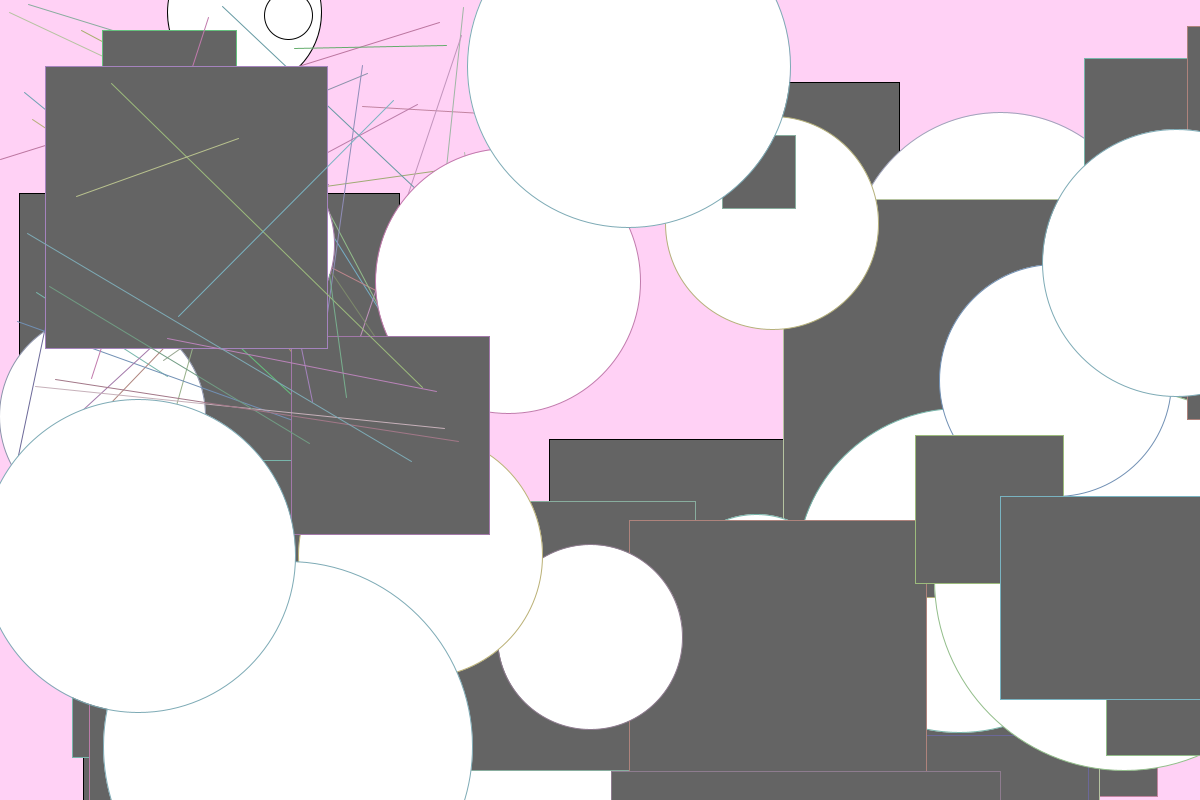
Frame 1 (no input)
Frame 60 (the mouse pressed at the canvas centre just before this capture): identical to frame 1, image omitted
Frame 120 (the mouse held since frame 60 and released just before this capture): identical to frame 1, image omitted

The Processing sketch that drew this single still picture (run headless with seeded random() and noise(); from frame 60 on, the mouse is pressed at the canvas centre):

// Processing sketch: pratique_1
// ── pratique_1.pde
// dessiner 1000 cercles
// avec une position aleatoire
// avec une chance sur quatre d'etre blanc et trois chances sur quatre d'etre noir
// 1/4 cercle blanc, 1/4 carre noir, 1/2 ligne d'une couleur au hasard

void setup() {
  size(1200, 800);

  background(255, 209, 245);

  //fill
  //condition

  

  //// INTEGER: nombre entier
  for (int count = 0; count < 100; count = count + 1) {
    float diametre = random(30, 400);
    float r = random(0, 4);

    if ( r < 1) {
      fill(255, 255, 255);
      ellipse(random(0, 1200), random(0, 800), diametre, diametre);
    } else if( r < 2){
      fill(100, 100, 100);
      rect(random(0, 1200), random(0, 800), diametre, diametre);
    }else {
      stroke(random(100, 200), random(100, 200), random(100, 200)); 
      line(random(0, 500), random(0, 500), random(0, 500), random(0, 500));
    }
  }
}

void draw() {
}
